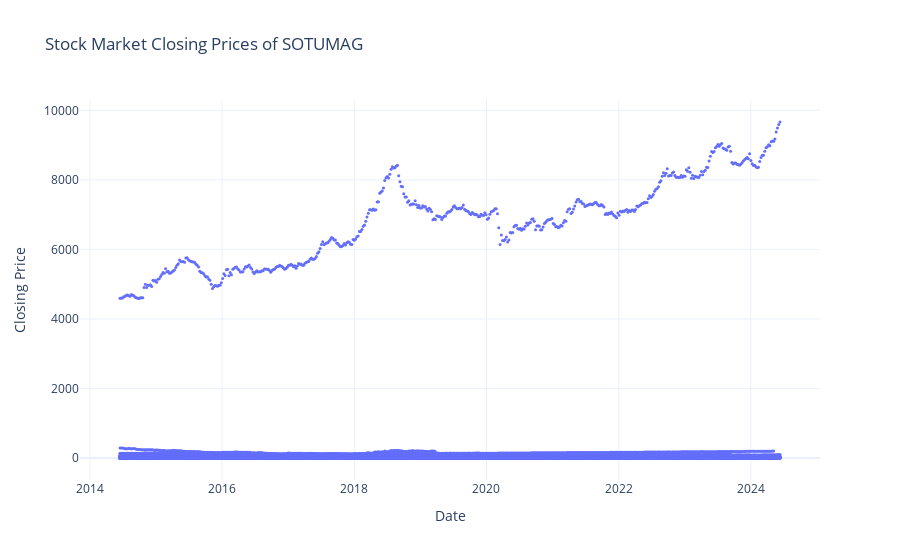

The code cell stored with this chart in its notebook:
### Markdown cell above
### SOTUMAG Stock Prices

### Code cell
if 'date' not in data.columns or 'closingPrice' not in data.columns:
    raise ValueError("The DataFrame does not have the required columns 'date' and 'closingPrice'")

data['date'] = pd.to_datetime(data['date'])

fig = go.Figure()

fig.add_trace(go.Scatter(
    x=data['date'],
    y=data['closingPrice'],
    mode='markers',
    name='Closing Price',
    hovertemplate='%{x|%Y-%m-%d} - %{y:.2f}<extra></extra>',
    marker=dict(
        size=3,
    )
))

fig.update_layout(
    title='Stock Market Closing Prices of SOTUMAG',
    xaxis_title='Date',
    yaxis_title='Closing Price',
    hovermode='y unified',
    template='plotly_white',
    showlegend=False
    
)
fig.update_yaxes(tickformat=".0f") 
fig.show()

### Figure 1 — Plotly figure (JSON) as saved in the notebook; plotly's stock layout.template omitted (floating-point values rounded to 4 significant figures; data arrays with more than 128 entries replaced by an {"elided": "..."} marker saying what was removed)
{"data": [{"hovertemplate": "%{x|%Y-%m-%d} - %{y:.2f}<extra></extra>", "marker": {"size": 3}, "mode": "markers", "name": "Closing Price", "type": "scatter", "x": {"elided": "38631 str values"}, "y": {"elided": "38631 float values"}}], "layout": {"hovermode": "y unified", "showlegend": false, "title": {"text": "Stock Market Closing Prices of SOTUMAG"}, "xaxis": {"title": {"text": "Date"}}, "yaxis": {"tickformat": ".0f", "title": {"text": "Closing Price"}}}}
